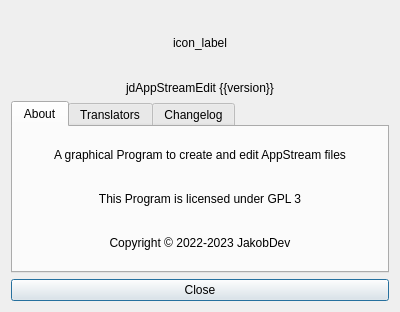
<?xml version="1.0" encoding="UTF-8"?>
<ui version="4.0">
 <class>AboutWindow</class>
 <widget class="QDialog" name="AboutWindow">
  <property name="geometry">
   <rect>
    <x>0</x>
    <y>0</y>
    <width>400</width>
    <height>312</height>
   </rect>
  </property>
  <property name="windowTitle">
   <string>About</string>
  </property>
  <layout class="QVBoxLayout" name="verticalLayout">
   <item>
    <widget class="QLabel" name="icon_label">
     <property name="sizePolicy">
      <sizepolicy hsizetype="Preferred" vsizetype="Preferred">
       <horstretch>0</horstretch>
       <verstretch>0</verstretch>
      </sizepolicy>
     </property>
     <property name="minimumSize">
      <size>
       <width>64</width>
       <height>64</height>
      </size>
     </property>
     <property name="text">
      <string notr="true">icon_label</string>
     </property>
     <property name="alignment">
      <set>Qt::AlignCenter</set>
     </property>
    </widget>
   </item>
   <item>
    <widget class="QLabel" name="version_label">
     <property name="text">
      <string notr="true">jdAppStreamEdit {{version}}</string>
     </property>
     <property name="alignment">
      <set>Qt::AlignCenter</set>
     </property>
    </widget>
   </item>
   <item>
    <widget class="QTabWidget" name="tab_widget">
     <property name="currentIndex">
      <number>0</number>
     </property>
     <widget class="QWidget" name="tab">
      <attribute name="title">
       <string>About</string>
      </attribute>
      <layout class="QVBoxLayout" name="verticalLayout_2">
       <item>
        <widget class="QLabel" name="label">
         <property name="text">
          <string>A graphical Program to create and edit AppStream files</string>
         </property>
         <property name="alignment">
          <set>Qt::AlignCenter</set>
         </property>
        </widget>
       </item>
       <item>
        <widget class="QLabel" name="label_2">
         <property name="text">
          <string>This Program is licensed under GPL 3</string>
         </property>
         <property name="alignment">
          <set>Qt::AlignCenter</set>
         </property>
        </widget>
       </item>
       <item>
        <widget class="QLabel" name="label_3">
         <property name="text">
          <string notr="true">Copyright © 2022-2023 JakobDev</string>
         </property>
         <property name="alignment">
          <set>Qt::AlignCenter</set>
         </property>
        </widget>
       </item>
      </layout>
     </widget>
     <widget class="QWidget" name="tab_2">
      <attribute name="title">
       <string>Translators</string>
      </attribute>
      <layout class="QVBoxLayout" name="verticalLayout_3">
       <item>
        <widget class="QLabel" name="label_4">
         <property name="text">
          <string>The following people translated jdAppStreamEdit:</string>
         </property>
         <property name="alignment">
          <set>Qt::AlignCenter</set>
         </property>
         <property name="wordWrap">
          <bool>true</bool>
         </property>
        </widget>
       </item>
       <item>
        <widget class="QTextEdit" name="translators_edit">
         <property name="readOnly">
          <bool>true</bool>
         </property>
        </widget>
       </item>
      </layout>
     </widget>
     <widget class="QWidget" name="tab_3">
      <attribute name="title">
       <string>Changelog</string>
      </attribute>
      <layout class="QVBoxLayout" name="verticalLayout_4">
       <item>
        <widget class="QTextEdit" name="changelog_edit">
         <property name="readOnly">
          <bool>true</bool>
         </property>
        </widget>
       </item>
      </layout>
     </widget>
    </widget>
   </item>
   <item>
    <widget class="QPushButton" name="close_button">
     <property name="text">
      <string>Close</string>
     </property>
    </widget>
   </item>
  </layout>
 </widget>
 <resources/>
 <connections/>
</ui>
